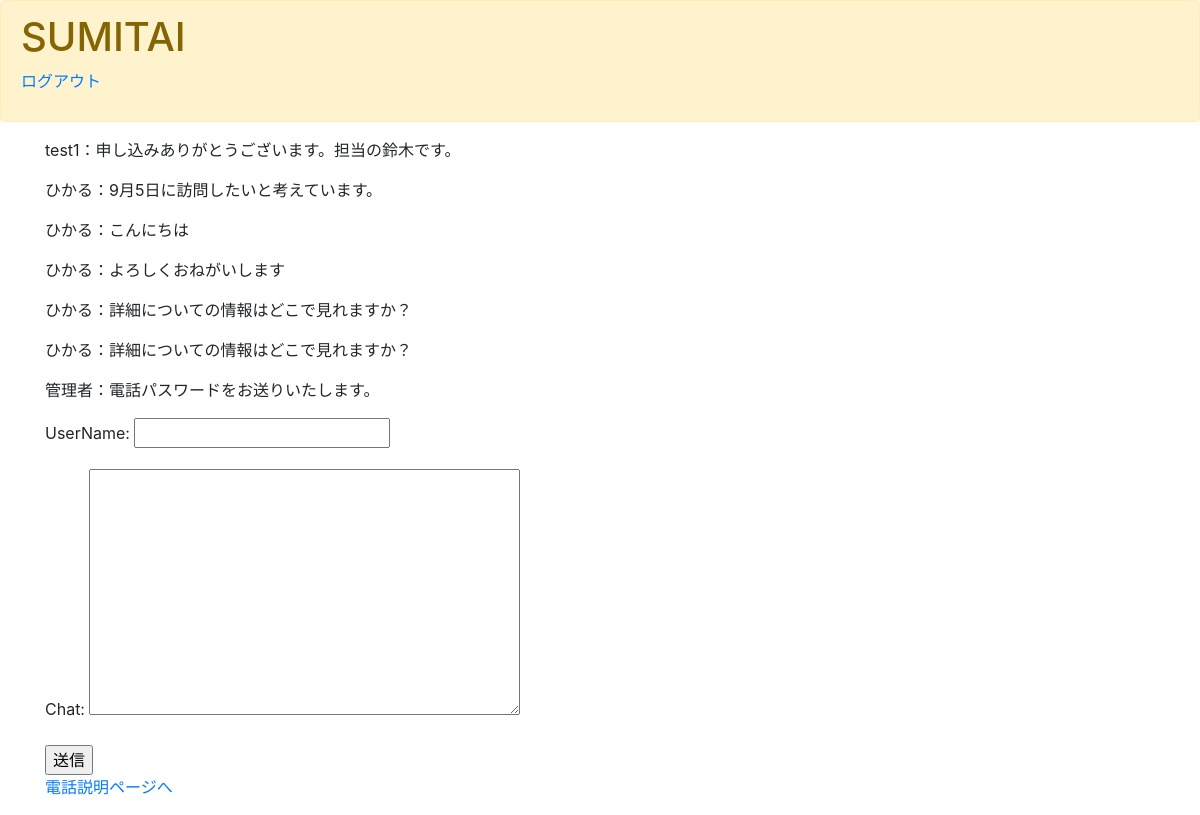
Page /ChatCreate/ on the committed database.
### sumitai/models.py (models this page shows, shortened)
class ChatModel(models.Model) :
    userName=models.CharField(
        max_length=100,
        null=True,  #仮
    )
    chat = models.TextField(
        null=True,
    )

### sumitai/views.py (the view)
# urls.py: path('ChatCreate/',ChatCreate.as_view(), name='chatcreate'),
class ChatCreate(CreateView,ListView):
    template_name = 'ChatCreate.html'
    model = ChatModel
    fields = ('userName','chat')
    success_url = reverse_lazy('chatcreate')

### templates/ChatCreate.html (shortened to what this page needs)
{% extends 'base.html' %}
{% block content %}
<div class="container">
    {% for item in object_list %}
    <div class="item">
        <p>{{ item.userName }}：{{ item.chat }}</p>
    </div>
    {% endfor %}
</div>
<div class="container">
    <form action="" method="POST">{% csrf_token %}
        {{form.as_p}}
        <input type="submit" value="送信">
    </form>
</div>
<div class="container">
    <p><a href="{% url 'contractphone' %}">電話説明ページへ</a></p>
</div>
{% endblock content %}

### rows in the picture
ChatModel: userName "test1", chat "申し込みありがとうございます。担当の鈴木です。"
ChatModel: userName "ひかる", chat "9月5日に訪問したいと考えています。"
ChatModel: userName "ひかる", chat "こんにちは"
ChatModel: userName "ひかる", chat "よろしくおねがいします"
ChatModel: userName "ひかる", chat "詳細についての情報はどこで見れますか？"
ChatModel: userName "ひかる", chat "詳細についての情報はどこで見れますか？"
ChatModel: userName "管理者", chat "電話パスワードをお送りいたします。"
